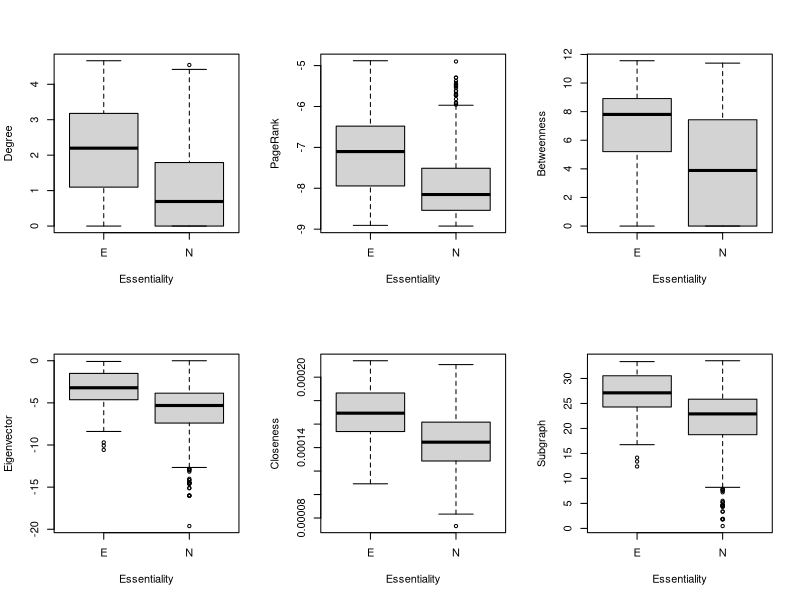
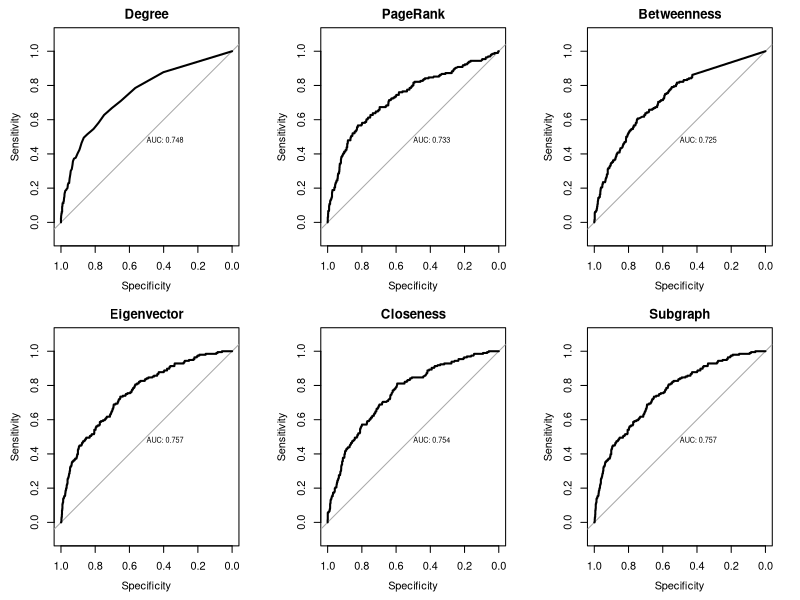

Source code (R) for these figures, in order:
## ---- chunk 1
library(igraph)
## ---- chunk 2
# エッジリストの読み込み
d <- read.table("../data/ecoli_ppi_Hu_etal_2009.txt")
# グラフオブジェクトの作成
g <- simplify(graph.data.frame(d,directed=F),remove.multiple=T,remove.loops=T)

# 最大連結成分の取得
cls <- clusters(g,"weak")
g <- delete.vertices(g,subset(V(g),cls$membership!=which(cls$csize==max(cls$csize))[[1]]))
## ---- chunk 3
# 次数中心性（degree centrality）
degree <- degree(g)
# 固有ベクトル中心性（eigenvector centraliry）
eigen <- evcent(g)$vector
# PageRank
page <- page.rank(g)$vector
# 近接中心性（closeness centrality）
closen <- closeness(g)
# 媒介中心性（betweenness centrality）
between <- betweenness(g)
# サブグラフ中心性（subgraph centrality）
subgraph <- subgraph.centrality(g)
## ---- chunk 4
# データフレームにまとめる
nprop <- data.frame(V(g)$name,degree,eigen,page,closen,between,subgraph)
names(nprop)[[1]] <- "gene"
## ---- chunk 5
ess <- read.table("../data/ecoli_proteins_essentiality_Baba2006MSB.txt",header=T)
# 必須（E），非必須（N），不明（u）
## ---- chunk 6
# 中心性指標のデータと必須性のデータをマージする
d <- merge(ess, nprop,by="gene")
# unknownの遺伝子を除外する。
d <- d[d$essential!="u",]
## ---- chunk 7
layout(matrix(1:6, ncol=3))
# 次数中心性（degree centrality）
boxplot(log(d$degree)~d$essential,xlab="Essentiality",ylab="Degree")
# 固有ベクトル中心性（eigenvector centraliry）
boxplot(log(d$eigen)~d$essential,xlab="Essentiality",ylab="Eigenvector")
# PageRank
boxplot(log(d$page)~d$essential,xlab="Essentiality",ylab="PageRank")
# 近接中心性（closeness centrality）
boxplot(d$closen~d$essential,xlab="Essentiality",ylab="Closeness")
# 媒介中心性（betweenness centrality）
boxplot(log(d$between+1)~d$essential,xlab="Essentiality",ylab="Betweenness")
# サブグラフ中心性（subgraph centrality）
boxplot(log(d$subgraph)~d$essential,xlab="Essentiality",ylab="Subgraph")
## ---- chunk 8
# 必須タンパク質の中心性指標
ess_nprop <- d[d$essential=="E",]
# 非必須タンパク質の中心性指標
noness_nprop <- d[d$essential=="N",]
## ---- chunk 9
cat("次数中心性（degree centrality）
    中央値　必須：",median(ess_nprop$degree),"非必須：",median(noness_nprop$degree),"\n")
wilcox.test(ess_nprop$degree,noness_nprop$degree)
## ---- chunk 10
cat("固有ベクトル中心性（eigenvector centraliry）
    中央値　必須：",median(ess_nprop$eigen),"非必須：",median(noness_nprop$eigen),"\n")
wilcox.test(ess_nprop$eigen,noness_nprop$eigen)

cat("PageRank
    中央値　必須：",median(ess_nprop$page),"非必須：",median(noness_nprop$page),"\n")
wilcox.test(ess_nprop$page,noness_nprop$page)

cat("近接中心性（closeness centrality）
    中央値　必須：",median(ess_nprop$closen),"非必須：",median(noness_nprop$closen),"\n")
wilcox.test(ess_nprop$closen,noness_nprop$closen)

cat("媒介中心性（betweenness centrality）
    中央値　必須：",median(ess_nprop$between),"非必須：",median(noness_nprop$between),"\n")
wilcox.test(ess_nprop$between,noness_nprop$between)

cat("サブグラフ中心性（subgraph centrality）
    中央値　必須：",median(ess_nprop$subgraph),"非必須：",median(noness_nprop$subgraph),"\n")
wilcox.test(ess_nprop$subgraph,noness_nprop$subgraph)
## ---- chunk 11
# 必須なら1，非必須なら0とする。
ess_score <- ifelse(d$essential == "E",1,0)
# ROCカーブを書くためのパッケージを読み込む
library(pROC)
## ---- chunk 12
layout(matrix(1:6, ncol=3))
# 次数中心性（degree centrality）
plot.roc(ess_score,d$degree,print.auc=T,main="Degree")
# 固有ベクトル中心性（eigenvector centraliry）
plot.roc(ess_score,d$eigen,print.auc=T,main="Eigenvector")
# PageRank
plot.roc(ess_score,d$page,print.auc=T,main="PageRank")
# 近接中心性（closeness centrality）
plot.roc(ess_score,d$closen,print.auc=T,main="Closeness")
# 媒介中心性（betweenness centrality）
plot.roc(ess_score,d$between,print.auc=T,main="Betweenness")
# サブグラフ中心性（Subgraph centrality）
plot.roc(ess_score,d$subgraph,print.auc=T,main="Subgraph")
